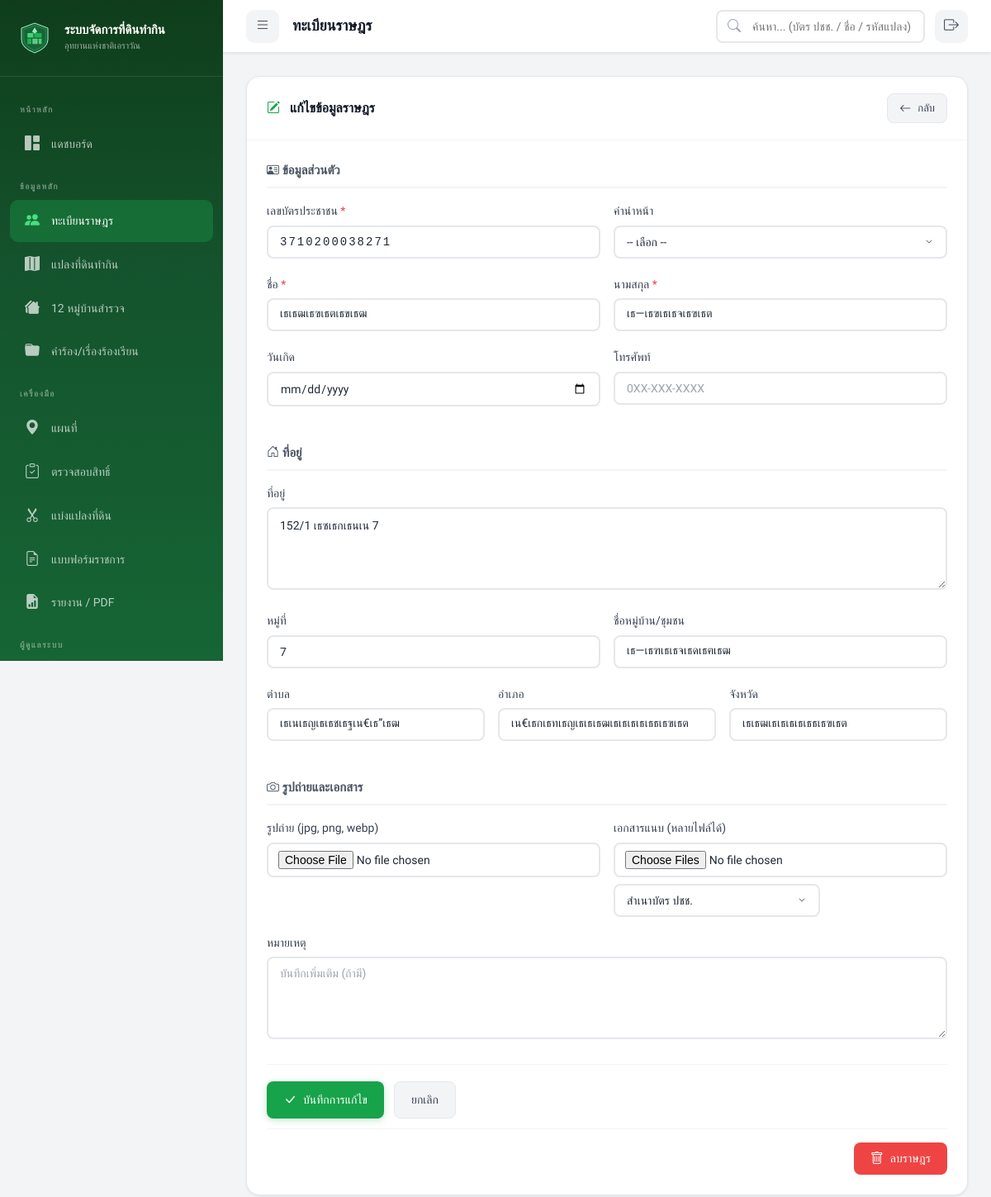
The app's page /index.php?page=villagers&action=edit&id=828 (signed in) with its own data.
### tables this page shows
CREATE TABLE `villagers` (
  `villager_id` int(11) NOT NULL AUTO_INCREMENT,
  `id_card_number` varchar(13) NOT NULL,
  `prefix` varchar(20) DEFAULT NULL,
  `first_name` varchar(100) NOT NULL,
  `last_name` varchar(100) NOT NULL,
  `birth_date` date DEFAULT NULL,
  `phone` varchar(15) DEFAULT NULL,
  `address` text DEFAULT NULL,
  `village_no` varchar(10) DEFAULT NULL,
  `village_name` varchar(100) DEFAULT NULL,
  `sub_district` varchar(100) DEFAULT NULL,
  `district` varchar(100) DEFAULT NULL,
  `province` varchar(100) DEFAULT NULL,
  `photo_path` varchar(500) DEFAULT NULL,
  `notes` text DEFAULT NULL,
  `qualification_status` enum('pending','passed','failed') DEFAULT 'pending',
  `qual_thai_nationality` tinyint(1) DEFAULT 1,
  `qual_continuous_residence` tinyint(1) DEFAULT 1,
  `qual_no_other_land` tinyint(1) DEFAULT 1,
  `qual_no_court_order` tinyint(1) DEFAULT 1,
  `qual_no_forest_crime` tinyint(1) DEFAULT 1,
  `qual_no_revoked_rights` tinyint(1) DEFAULT 1,
  `qualification_date` date DEFAULT NULL,
  `qualification_notes` text DEFAULT NULL,
  `created_by` int(11) DEFAULT NULL,
  `created_at` datetime DEFAULT current_timestamp(),
  `updated_at` datetime DEFAULT current_timestamp() ON UPDATE current_timestamp(),
  `verification_status` enum('pending','verified') DEFAULT 'pending',
  `verified_at` datetime DEFAULT NULL,
  `verified_by` int(11) DEFAULT NULL,
  PRIMARY KEY (`villager_id`),
  UNIQUE KEY `id_card_number` (`id_card_number`),
  KEY `created_by` (`created_by`),
  KEY `idx_id_card` (`id_card_number`),
  KEY `idx_name` (`first_name`,`last_name`),
  KEY `idx_village` (`village_name`),
  CONSTRAINT `villagers_ibfk_1` FOREIGN KEY (`created_by`) REFERENCES `users` (`user_id`) ON DELETE SET NULL
);

### models/Villager.php (called while the page is built, shortened)
<?php
class Villager
{
    public static function find(int $id): ?array
    {
        $db = getDB();
        $stmt = $db->prepare("SELECT * FROM villagers WHERE villager_id = :id");
        $stmt->execute(['id' => $id]);
        $result = $stmt->fetch();
        return $result ?: null;
    }
}

### views/villagers/form.php (the view, shortened to what this page needs)
<?php
require_once __DIR__ . '/../../models/Villager.php';
$id = $_GET['id'] ?? null;
$isEdit = ($action === 'edit' && $id);
$villager = $isEdit ? Villager::find((int) $id) : null;
$v = $villager ?? [];
?>
<div class="card">
    <div class="card-header">
        <h3><i class="bi bi-<?= $isEdit ? 'pencil-square' : 'person-plus-fill' ?>"
                style="color:var(--primary-600); margin-right:8px;"></i>
            <?= $isEdit ? 'แก้ไขข้อมูลราษฎร' : 'เพิ่มราษฎรใหม่' ?>
        </h3>
        <a href="index.php?page=villagers" class="btn btn-secondary btn-sm"><i class="bi bi-arrow-left"></i> กลับ</a>
    </div>
    <div class="card-body">
        <form method="POST" action="index.php?page=villagers&action=<?= $isEdit ? "edit&id=$id" : 'create' ?>"
            enctype="multipart/form-data" id="villagerForm">
            <h4
                style="font-size:15px; color:var(--gray-600); margin-bottom:16px; padding-bottom:8px; border-bottom:2px solid var(--gray-100);">
                <i class="bi bi-person-vcard"></i> ข้อมูลส่วนตัว
            </h4>
            <div class="form-row">
                <div class="form-group">
                    <label>เลขบัตรประชาชน <span class="required">*</span></label>
                    <input type="text" name="id_card_number" class="form-control" maxlength="13" pattern="[0-9]{13}"
                        title="กรุณากรอกเลข 13 หลัก" value="<?= htmlspecialchars($v['id_card_number'] ?? '') ?>"
                        required placeholder="X-XXXX-XXXXX-XX-X" style="font-family:monospace; letter-spacing:2px;">
                </div>
                <div class="form-group">
                    <label>คำนำหน้า</label>
                    <select name="prefix" class="form-control">
                        <option value="">-- เลือก --</option>
                    </select>
                </div>
            </div>
            <div class="form-row">
                <div class="form-group">
                    <label>ชื่อ <span class="required">*</span></label>
                    <input type="text" name="first_name" class="form-control" required
                        value="<?= htmlspecialchars($v['first_name'] ?? '') ?>" placeholder="ชื่อจริง">
                </div>
                <div class="form-group">
                    <label>นามสกุล <span class="required">*</span></label>
                    <input type="text" name="last_name" class="form-control" required
                        value="<?= htmlspecialchars($v['last_name'] ?? '') ?>" placeholder="นามสกุล">
                </div>
            </div>
            <div class="form-row">
                <div class="form-group">
                    <label>วันเกิด</label>
                    <input type="date" name="birth_date" class="form-control" value="<?= $v['birth_date'] ?? '' ?>">
                </div>
                <div class="form-group">
                    <label>โทรศัพท์</label>
                    <input type="tel" name="phone" class="form-control" maxlength="15"
                        value="<?= htmlspecialchars($v['phone'] ?? '') ?>" placeholder="0XX-XXX-XXXX">
                </div>
            </div>
            <h4
                style="font-size:15px; color:var(--gray-600); margin:24px 0 16px; padding-bottom:8px; border-bottom:2px solid var(--gray-100);">
                <i class="bi bi-house-door"></i> ที่อยู่
            </h4>
            <div class="form-group">
                <label>ที่อยู่</label>
                <textarea name="address" class="form-control" rows="2"
                    placeholder="บ้านเลขที่ ซอย ถนน..."><?= htmlspecialchars($v['address'] ?? '') ?></textarea>
            </div>
            <div class="form-row">
                <div class="form-group">
                    <label>หมู่ที่</label>
                    <input type="text" name="village_no" class="form-control"
                        value="<?= htmlspecialchars($v['village_no'] ?? '') ?>" placeholder="หมู่ที่">
                </div>
                <div class="form-group">
                    <label>ชื่อหมู่บ้าน/ชุมชน</label>
                    <input type="text" name="village_name" class="form-control"
                        value="<?= htmlspecialchars($v['village_name'] ?? '') ?>" placeholder="บ้าน...">
                </div>
            </div>
            <div class="form-row">
                <div class="form-group">
                    <label>ตำบล</label>
                    <input type="text" name="sub_district" class="form-control"
                        value="<?= htmlspecialchars($v['sub_district'] ?? '') ?>">
                </div>
                <div class="form-group">
                    <label>อำเภอ</label>
                    <input type="text" name="district" class="form-control"
                        value="<?= htmlspecialchars($v['district'] ?? '') ?>">
                </div>
                <div class="form-group">
                    <label>จังหวัด</label>
                    <input type="text" name="province" class="form-control"
                        value="<?= htmlspecialchars($v['province'] ?? '') ?>">
                </div>
            </div>
            <h4
                style="font-size:15px; color:var(--gray-600); margin:24px 0 16px; padding-bottom:8px; border-bottom:2px solid var(--gray-100);">
                <i class="bi bi-camera"></i> รูปถ่ายและเอกสาร
            </h4>
            <div class="form-row">
                <div class="form-group">
                    <label>รูปถ่าย (jpg, png, webp)</label>
                    <input type="file" name="photo" class="form-control" accept="image/*">
                </div>
                <div class="form-group">
                    <label>เอกสารแนบ (หลายไฟล์ได้)</label>
                    <input type="file" name="documents[]" class="form-control" multiple
                        accept=".jpg,.jpeg,.png,.pdf,.doc,.docx">
                    <select name="doc_category" class="form-control mt-1" style="max-width:250px;">
                        <option value="id_copy">สำเนาบัตร ปชช.</option>
                    </select>
                </div>
            </div>
            <div class="form-group">
                <label>หมายเหตุ</label>
                <textarea name="notes" class="form-control" rows="3"
                    placeholder="บันทึกเพิ่มเติม (ถ้ามี)"><?= htmlspecialchars($v['notes'] ?? '') ?></textarea>
            </div>
            <div
                style="display:flex; gap:12px; margin-top:24px; padding-top:20px; border-top:1px solid var(--gray-100);">
                <button type="submit" class="btn btn-primary">
                    <i class="bi bi-<?= $isEdit ? 'check-lg' : 'plus-lg' ?>"></i>
                    <?= $isEdit ? 'บันทึกการแก้ไข' : 'เพิ่มราษฎร' ?>
                </button>
                <a href="index.php?page=villagers" class="btn btn-secondary">ยกเลิก</a>
            </div>
        </form>
        <?php if ($isEdit && $_SESSION['role'] === ROLE_ADMIN): ?>
            <form method="POST" action="index.php?page=villagers&action=delete&id=<?= $id ?>"
                style="margin-top:12px; padding-top:16px; border-top:1px solid var(--gray-100); display:flex; justify-content:flex-end;"
                onsubmit="return confirmDelete('คุณต้องการลบราษฎรนี้? ข้อมูลแปลงที่ดินที่เกี่ยวข้องจะถูกลบไปด้วย')">
                <button type="submit" class="btn btn-danger"><i class="bi bi-trash"></i> ลบราษฎร</button>
            </form>
        <?php endif; ?>
    </div>
</div>

### assets/css/style.css (style rules this page uses)
:root { --primary-50: #f0fdf4; --primary-100: #dcfce7; --primary-200: #bbf7d0; --primary-300: #86efac; --primary-400: #4ade80; --primary-500: #22c55e; --primary-600: #16a34a; --primary-700: #15803d; --primary-800: #166534; --primary-900: #14532d; --gray-50: #f9fafb; --gray-100: #f3f4f6; --gray-200: #e5e7eb; --gray-300: #d1d5db; --gray-400: #9ca3af; --gray-500: #6b7280; --gray-600: #4b5563; --gray-700: #374151; --gray-800: #1f2937; --gray-900: #111827; --success: #22c55e; --warning: #f59e0b; --danger: #ef4444; --info: #3b82f6; --orange: #f97316; --sidebar-width: 270px; --sidebar-collapsed: 70px; --topbar-height: 64px; --border-radius: 12px; --border-radius-lg: 16px; --border-radius-sm: 8px; --shadow-sm: 0 1px 3px rgba(0, 0, 0, 0.08); --shadow-md: 0 4px 12px rgba(0, 0, 0, 0.1); --shadow-lg: 0 10px 30px rgba(0, 0, 0, 0.12); --shadow-xl: 0 20px 50px rgba(0, 0, 0, 0.15); --transition: all 0.3s cubic-bezier(0.4, 0, 0.2, 1); }
*, *::before, *::after { box-sizing: border-box; margin: 0; padding: 0; }
body { font-family: 'Prompt', -apple-system, BlinkMacSystemFont, sans-serif; font-size: 14px; color: var(--gray-800); background: var(--gray-100); line-height: 1.6; min-height: 100vh; }
a { text-decoration: none; color: inherit; }
.card { background: white; border-radius: var(--border-radius-lg); border: 1px solid var(--gray-200); box-shadow: var(--shadow-sm); transition: var(--transition); }
.card-header { padding: 20px 24px; border-bottom: 1px solid var(--gray-100); display: flex; align-items: center; justify-content: space-between; }
.card-header h3 { font-size: 16px; font-weight: 600; color: var(--gray-900); }
.card-body { padding: 24px; }
.btn { display: inline-flex; align-items: center; gap: 8px; padding: 10px 20px; border: none; border-radius: var(--border-radius-sm); font-family: 'Prompt', sans-serif; font-size: 14px; font-weight: 500; cursor: pointer; transition: var(--transition); white-space: nowrap; }
.btn i { font-size: 16px; }
.btn-primary { background: var(--primary-600); color: white; box-shadow: 0 2px 8px rgba(22, 163, 74, 0.25); }
.btn-secondary { background: var(--gray-100); color: var(--gray-700); border: 1px solid var(--gray-200); }
.btn-danger { background: var(--danger); color: white; }
.btn-sm { padding: 6px 14px; font-size: 13px; }
.btn-sm i { font-size: 14px; }
.form-group { margin-bottom: 20px; }
.form-group label { display: block; font-size: 14px; font-weight: 500; color: var(--gray-700); margin-bottom: 6px; }
.form-group label .required { color: var(--danger); }
.form-control { width: 100%; padding: 10px 14px; border: 2px solid var(--gray-200); border-radius: var(--border-radius-sm); font-family: 'Prompt', sans-serif; font-size: 14px; color: var(--gray-800); background: white; transition: var(--transition); outline: none; }
.form-control::placeholder { color: var(--gray-400); }
select.form-control { appearance: none; background-repeat: no-repeat; background-position: right 12px center; padding-right: 40px; }
textarea.form-control { resize: vertical; min-height: 100px; }
.form-row { display: grid; grid-template-columns: repeat(auto-fit, minmax(200px, 1fr)); gap: 16px; }
.mt-1 { margin-top: 8px; }
input[type="file"].form-control { padding: 8px 12px; cursor: pointer; }

### records on screen
villagers: id_card_number "3710200038271", first_name "เธเธฒเธฃเธตเธขเธฒ", last_name "เธ—เธฃเธเธจเธฃเธต", address "152/1 เธซเธกเธนเน 7", village_no "7", village_name "เธ—เธฑเธเธจเธดเธฅเธฒ", sub_district "เธเนเธญเธเธชเธฐเน€เธ”เธฒ", district "เน€เธกเธทเธญเธเธเธฒเธเธเธเธเธธเธฃเธต", province "เธเธฒเธเธเธเธเธธเธฃเธต"

### other values on screen
APP_NAME "ระบบจัดการที่ดินทำกิน"
APP_SUBTITLE "อุทยานแห่งชาติเอราวัณ"
$pageTitle "ทะเบียนราษฎร"
